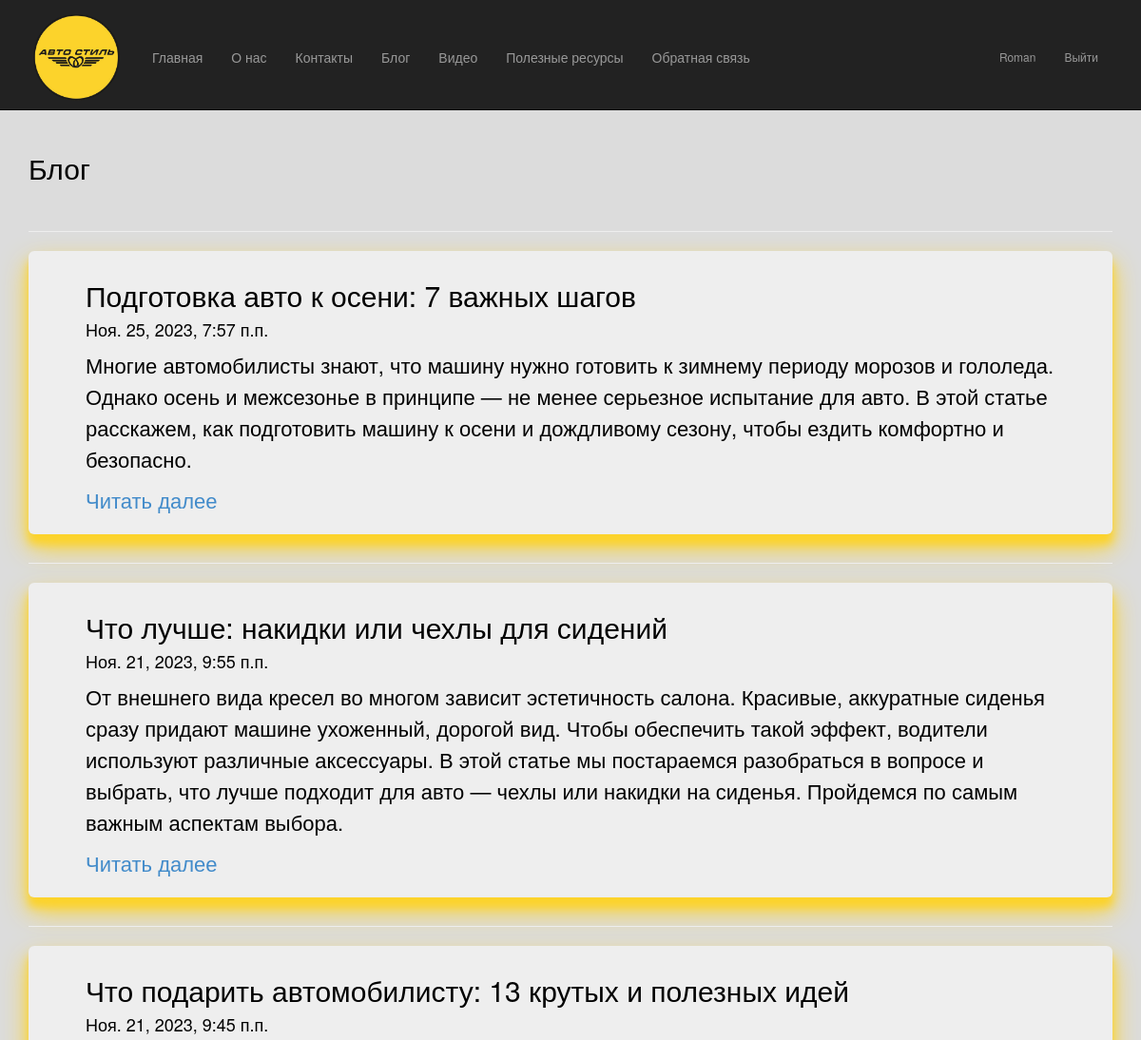
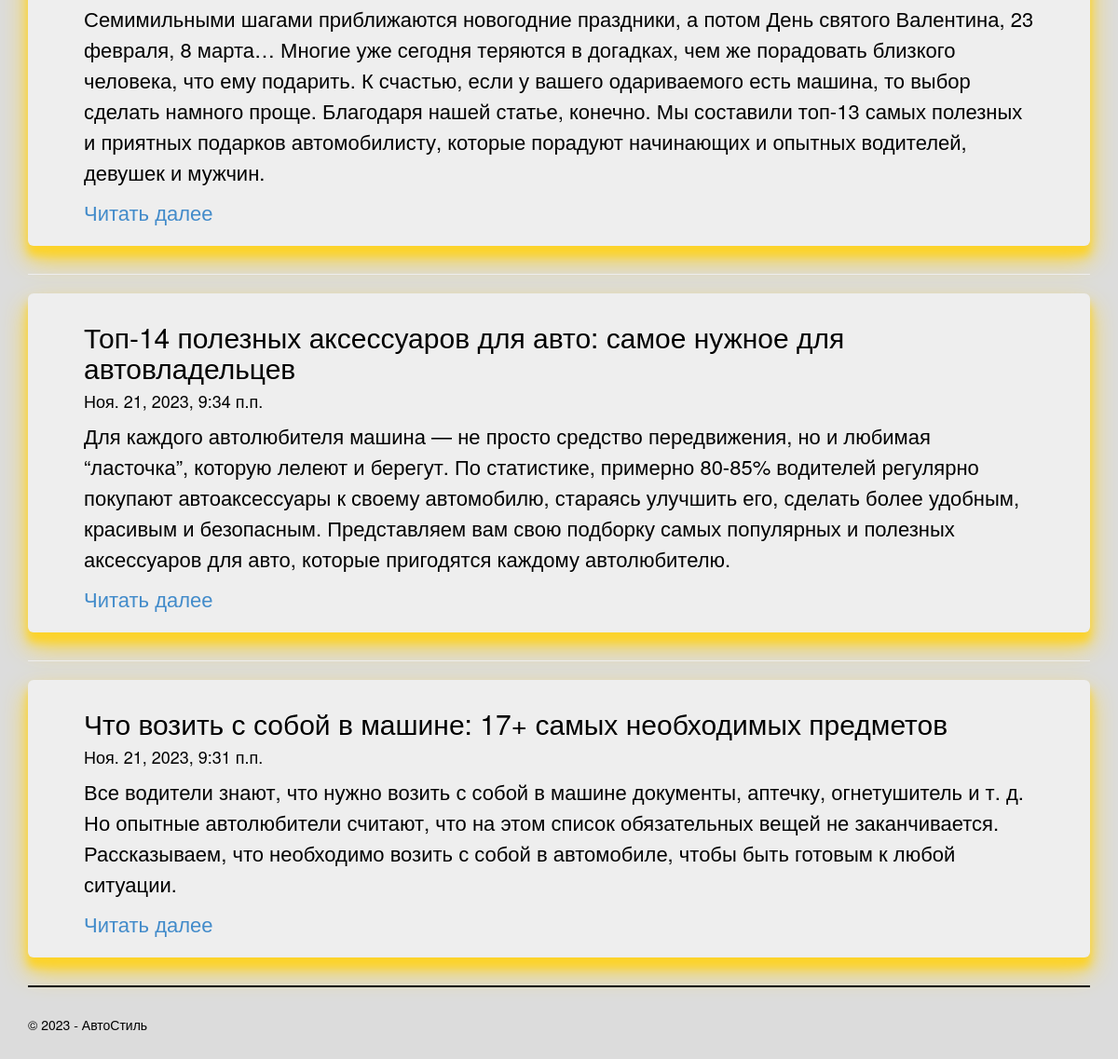
Page /blog/ (signed in) on the committed database (2 pictures, top to bottom).
### app/models.py (models this page shows, shortened)
class Blog(models.Model):
    author = models.ForeignKey(User, null=True, blank=True, on_delete = models.SET_NULL, verbose_name = "Автор")
    title = models.CharField(max_length = 100, unique_for_date = "posted", verbose_name= "Заголовок")
    description = models.TextField(verbose_name = "Краткое содержание")
    content = models.TextField(verbose_name = "Полное содержание")
    posted = models.DateTimeField(default = datetime.now(), db_index = True, verbose_name = "Опубликована")
    image = models.FileField(default = 'temp.jpg', verbose_name="Путь к картинке")
    class Meta:
        db_table = "Posts"                      # Имя таблицы для модели
        ordering = ["-posted"]                  # Порядок сортировки данных в модели ( "-" означает убывание)
        verbose_name = "статья блога"           # Имя, под которым модель будет отображаться административном разделе (для одной статьи блога)
        verbose_name_plural = "статьи блога"    # Тоже для всех статей блога

### app/views.py (the view)
# urls.py: path('blog/', views.blog, name='blog'),
def blog(request):
    assert isinstance(request, HttpRequest)
    posts = Blog.objects.all() # запрос на выбор всех статей блога из модели
    return render(
        request,
        'app/blog.html',
        {
            'title':'Блог',
            'posts': posts, # передача списка статей в шаблон веб-страницы
            'year':datetime.now().year,
        }
    )

### app/templates/app/blog.html
{% extends "app/layout.html" %}
{% block content %}
<h2>{{ title }}</h2>
<br />
{% for post in posts %}
<hr />
<div class="jumbotron">
    <h2> {{post.title}} </h2>
    <h4> {{post.posted}} </h4>
    <p> {{post.description}} </p>
    <p><a href="{% url 'blogpost' parametr=post.id %}"> Читать далее </a> </p>
</div>
{% endfor %}
{% endblock %}

### app/templates/app/loginpartial.html (shortened to what this page needs)
﻿{% if user.is_authenticated %}
<form id="logoutForm" action="/logout/" method="post" class="navbar-right">
    <ul class="nav navbar-nav navbar-right">
        <li><span class="navbar-brand">{{ user.username }}</span></li>
        <li><a href="javascript:document.getElementById('logoutForm').submit()">Выйти</a></li>
    </ul>
</form>
{% endif %}

### app/static/app/content/site.css (style rules this page uses)
body { padding-top: 120px; padding-bottom: 20px; background-color: gainsboro; }
.navbar-nav { margin-top: 35px; font-size: 14px; }
.navbar-brand { padding-bottom:0; }
.navbar-right, .navbar-right .navbar-brand { font-size: 12px; }
.jumbotron { padding: 10px; box-shadow: 0 14px 28px #FCD32B, 0 10px 10px #FCD32B; }
.jumbotron p { font-size: 22px; line-height: 150%; }
body { overflow-y: scroll; }

### rows in the picture
Blog: title "Подготовка авто к осени: 7 важных шагов", posted "Ноя. 25, 2023, 7:57 п.п.", description "Многие автомобилисты знают, что машину нужно готовить к зимнему периоду морозов и гололеда. Однако осень и межсезонье в принципе — не менее серьезное испытание для авто. В этой статье расскажем, как подготовить машину к осени и дождливому сезону, чтобы ездить комфортно и безопасно."
Blog: title "Что лучше: накидки или чехлы для сидений", posted "Ноя. 21, 2023, 9:55 п.п.", description "От внешнего вида кресел во многом зависит эстетичность салона. Красивые, аккуратные сиденья сразу придают машине ухоженный, дорогой вид. Чтобы обеспечить такой эффект, водители используют различные аксессуары. В этой статье мы постараемся разобраться в вопросе и выбрать, что лучше подходит для авто — чехлы или накидки на сиденья. Пройдемся по самым важным аспектам выбора."
Blog: title "Что подарить автомобилисту: 13 крутых и полезных идей", posted "Ноя. 21, 2023, 9:45 п.п.", description "Семимильными шагами приближаются новогодние праздники, а потом День святого Валентина, 23 февраля, 8 марта… Многие уже сегодня теряются в догадках, чем же порадовать близкого человека, что ему подарить. К счастью, если у вашего одариваемого есть машина, то выбор сделать намного проще. Благодаря нашей статье, конечно. Мы составили топ-13 самых полезных и приятных подарков автомобилисту, которые порадуют начинающих и опытных водителей, девушек и мужчин."
Blog: title "Топ-14 полезных аксессуаров для авто: самое нужное для автовладельцев", posted "Ноя. 21, 2023, 9:34 п.п.", description "Для каждого автолюбителя машина — не просто средство передвижения, но и любимая “ласточка”, которую лелеют и берегут. По статистике, примерно 80-85% водителей регулярно покупают автоаксессуары к своему автомобилю, стараясь улучшить его, сделать более удобным, красивым и безопасным. Представляем вам свою подборку самых популярных и полезных аксессуаров для авто, которые пригодятся каждому автолюбителю."
Blog: title "Что возить с собой в машине: 17+ самых необходимых предметов", posted "Ноя. 21, 2023, 9:31 п.п.", description "Все водители знают, что нужно возить с собой в машине документы, аптечку, огнетушитель и т. д. Но опытные автолюбители считают, что на этом список обязательных вещей не заканчивается. Рассказываем, что необходимо возить с собой в автомобиле, чтобы быть готовым к любой ситуации."

### other values in the picture
{{ user.username }} "Roman"
{{ title }} "Блог"
